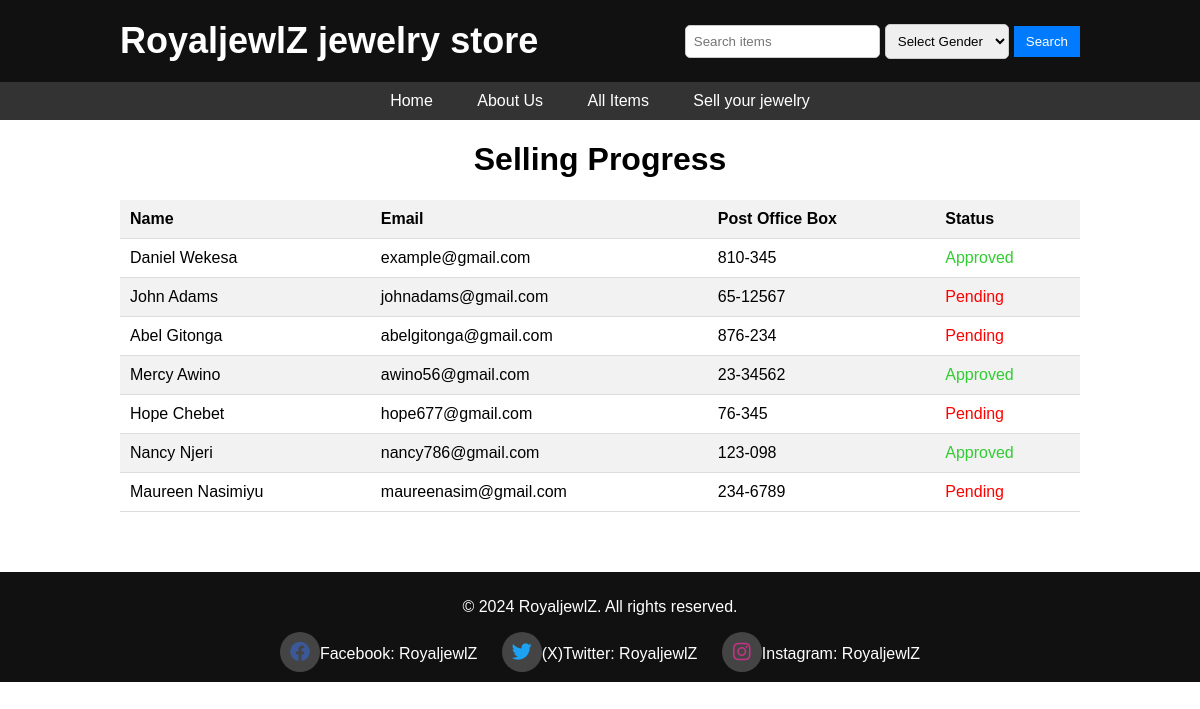
The app's page /selling-progress/ with its own data.
### myapp/models.py (models this page shows)
class UserDetail(models.Model):
    name = models.CharField(max_length=100)
    email = models.EmailField()
    phone_number = models.CharField(max_length=10)
    post_office_box = models.CharField(max_length=100)
    house_address = models.CharField(max_length=100)
    password = models.CharField(max_length=100)
    status = models.CharField(max_length=50)

### myapp/views.py (the view)
# urls.py: path('selling-progress/', views.selling_progress_view, name='selling_progress'),
def selling_progress_view(request):
    user_details = UserDetail.objects.all()
    return render(request, 'selling_progress.html', {'user_details': user_details})

### myapp/templates/selling_progress.html (shortened to what this page needs)
{% extends 'base.html' %}
{% block content %}
<h1 style="text-align: center;">Selling Progress</h1>
<table>
    <thead>
        <tr>
            <th>Name</th>
            <th>Email</th>
            <th>Post Office Box</th>
            <th>Status</th>
        </tr>
    </thead>
    <tbody>
        {% for user_detail in user_details %}
        <tr>
            <td>{{ user_detail.name }}</td>
            <td>{{ user_detail.email }}</td>
            <td>{{ user_detail.post_office_box }}</td>
            <td class="{% if user_detail.status == 'Pending' %}pending{% elif user_detail.status == 'Approved' %}approved{% endif %}">
                {{ user_detail.status }}
            </td>
        </tr>
        {% endfor %}
    </tbody>
</table>
{% endblock %}

### myapp/static/css/styles.css (style rules this page uses)
body { font-family: Arial, sans-serif; background-color: #fff; color: #000; margin: 0; padding: 0; height: 100%; position: relative; text-align: center; }

### myapp/templates/selling_progress.html (style rules this page uses)
table { width: 80%; margin: 0 auto; border-collapse: collapse; }
th, td { padding: 10px; text-align: left; border-bottom: 1px solid #ddd; }
th { background-color: #f2f2f2; }
tbody tr:nth-child(even) { background-color: #f2f2f2; }
.pending { color: red; }
.approved { color: limegreen; }

### records on screen
UserDetail: name "Daniel Wekesa", email "example@gmail.com", post_office_box "810-345", status "Approved"
UserDetail: name "John Adams", email "johnadams@gmail.com", post_office_box "65-12567", status "Pending"
UserDetail: name "Abel Gitonga", email "abelgitonga@gmail.com", post_office_box "876-234", status "Pending"
UserDetail: name "Mercy Awino", email "awino56@gmail.com", post_office_box "23-34562", status "Approved"
UserDetail: name "Hope Chebet", email "hope677@gmail.com", post_office_box "76-345", status "Pending"
UserDetail: name "Nancy Njeri", email "nancy786@gmail.com", post_office_box "123-098", status "Approved"
UserDetail: name "Maureen Nasimiyu", email "maureenasim@gmail.com", post_office_box "234-6789", status "Pending"
